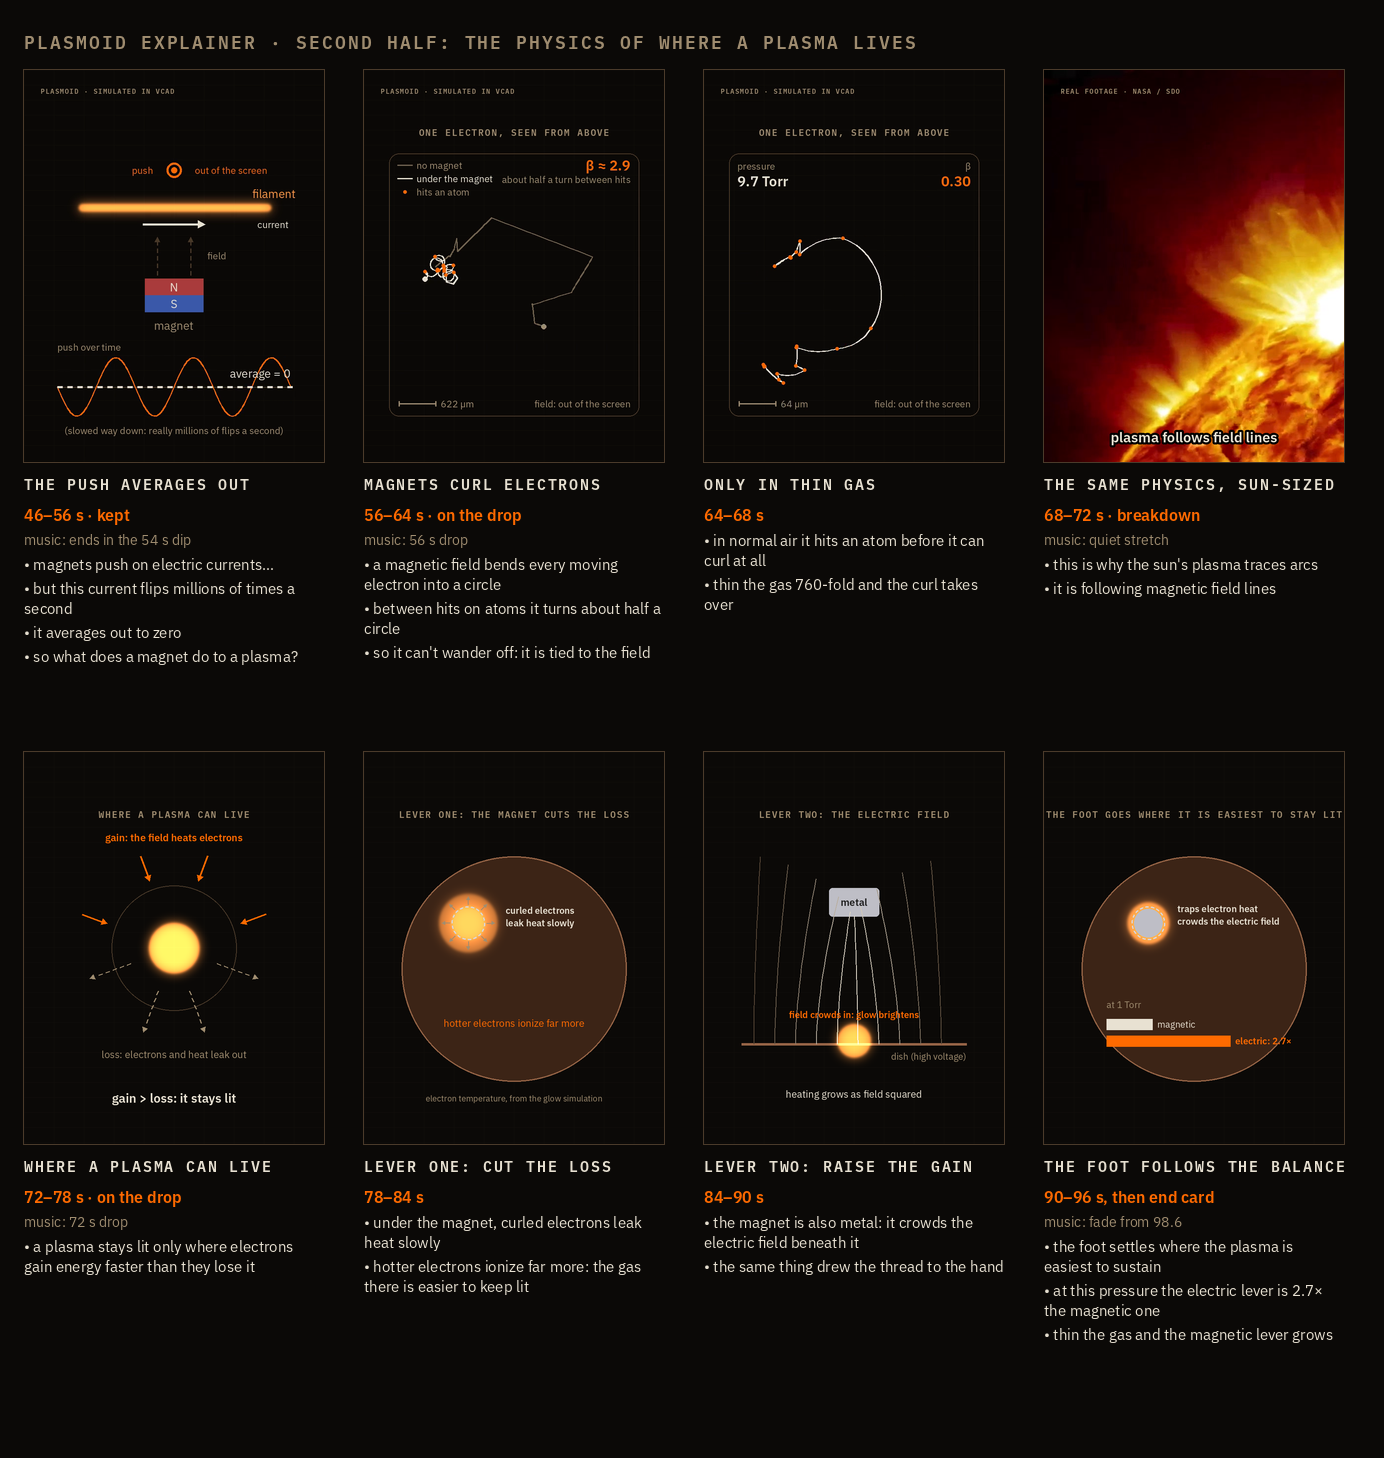

The script that saved this image:
#!/usr/bin/env python3
"""Storyboard for the reworked second half: the physics of where a plasma lives.
Mock frames drawn in the video's style; three panels reuse real frames.

    python3 storyboard2.py explainer.mp4 <assets> storyboard2.png
"""
import math
import os
import subprocess
import sys

import numpy as np
from PIL import Image

import style
from diagrams import ORANGE, arrow, dish, glow, head
from style import F, FS, LABEL, LINE_HI, SEL, TEXT, W, H, tracked

GREY = LABEL
OKC = style.OK


def grab(video, t):
    raw = subprocess.run(["ffmpeg", "-loglevel", "error", "-ss", f"{t}", "-i", video, "-frames:v", "1",
                          "-f", "rawvideo", "-pix_fmt", "rgb24", "-"], capture_output=True, check=True).stdout
    return Image.frombytes("RGB", (720, 1280), raw)


def blank(title):
    img = style.blank()
    head(style.draw(img), title)
    return img


C, R = (360, 520), 270
MAG = (250, 410)


def magnet_ring(d, c=MAG, r=34, metal=False):
    if metal:
        d.ellipse([c[0] - r, c[1] - r, c[0] + r, c[1] + r], fill=(190, 190, 198))
    for i in range(0, 360, 20):
        d.arc([c[0] - r - 6, c[1] - r - 6, c[0] + r + 6, c[1] + r + 6], i, i + 11, fill=(215, 215, 225), width=3)


def suspect_one_a():
    """electrons under the magnet curl and stay; elsewhere they fly off."""
    img = blank("suspect one: the magnet")
    d = style.draw(img)
    dish(d, C, R)
    magnet_ring(d)
    d.text((MAG[0], MAG[1] - 58), "under the magnet", font=FS(22), fill=TEXT, anchor="mm")
    rng = np.random.default_rng(3)
    for k in range(5):                                   # curled, staying put
        cx, cy = MAG[0] + rng.uniform(-22, 22), MAG[1] + rng.uniform(-22, 22)
        r = rng.uniform(7, 12)
        d.arc([cx - r, cy - r, cx + r, cy + r], 0, 300, fill=TEXT, width=2)
        d.ellipse([cx + r - 3, cy - 3, cx + r + 3, cy + 3], fill=TEXT)
    spot = (470, 620)
    d.text((spot[0], spot[1] + 70), "anywhere else", font=FS(22), fill=GREY, anchor="mm")
    for k in range(5):                                   # straight, leaving
        a = rng.uniform(0, 2 * math.pi)
        p1 = (spot[0] + 55 * math.cos(a), spot[1] + 55 * math.sin(a))
        arrow(d, spot, p1, GREY, width=2, head=10)
    return img


def suspect_one_b():
    """more electrons linger → brighter glow → the foot settles there."""
    img = blank("suspect one: the magnet")
    d = style.draw(img)
    dish(d, C, R)
    img = glow(img, [(MAG[0], MAG[1], 46, 0.55), (MAG[0] + 4, MAG[1] + 6, 12, 1.0)])
    d = style.draw(img)
    magnet_ring(d)
    pts = [(C[0] + 175 * math.cos(a), C[1] + 175 * math.sin(a)) for a in np.linspace(0.4, 3.6, 40)]
    for q in range(1, len(pts)):
        d.line([pts[q - 1], pts[q]], fill=style.mix((60, 36, 22), ORANGE, 0.6 * q / len(pts)), width=3)
    arrow(d, pts[-1], (MAG[0] + 30, MAG[1] + 28), SEL, width=4, head=14)
    d.text((MAG[0] + 70, MAG[1] - 40), "brightest here", font=FS(22, True), fill=SEL, anchor="lm")
    d.text((C[0], C[1] + R + 40), "the foot slides in and stays", font=FS(24), fill=TEXT, anchor="mm")
    return img


def suspect_two_b():
    """side view: metal over the electrode bunches the electric field."""
    img = blank("lever two: the electric field")
    d = style.draw(img)
    y_dish = 700
    d.line([(90, y_dish), (630, y_dish)], fill=(150, 100, 70), width=6)
    d.text((630, y_dish + 30), "dish (high voltage)", font=FS(22), fill=GREY, anchor="rm")
    mx, my = 360, 360
    d.rounded_rectangle([mx - 60, my - 34, mx + 60, my + 34], radius=8, fill=(190, 190, 198))
    d.text((mx, my), "metal", font=FS(24, True), fill=(30, 30, 30), anchor="mm")
    for x in range(120, 620, 50):                         # field lines, drawn toward the metal near it
        pull = math.exp(-((x - mx) / 150.0) ** 2)
        top = (x + (mx - x) * 0.85 * pull, 240 + (my + 34 - 240) * pull)
        pts = [(x + (top[0] - x) * s ** 1.6, y_dish - (y_dish - top[1]) * s) for s in np.linspace(0, 1, 18)]
        d.line(pts, fill=style.mix(LINE_HI, TEXT, pull), width=2)
    img = glow(img, [(mx, y_dish - 8, 40, 0.7)])
    d = style.draw(img)
    d.text((mx, y_dish - 70), "field crowds in: glow brightens", font=FS(22, True), fill=SEL, anchor="mm")
    d.text((mx, 820), "heating grows as field squared", font=FS(24), fill=TEXT, anchor="mm")
    return img


def gain_loss():
    """a plasma lives where electrons gain energy faster than they lose it."""
    img = blank("where a plasma can live")
    d = style.draw(img)
    cx, cy = 360, 470
    d.ellipse([cx - 150, cy - 150, cx + 150, cy + 150], outline=LINE_HI, width=2)
    img = glow(img, [(cx, cy, 60, 0.8)])
    d = style.draw(img)
    for a in (200, 250, 290, 340):                       # gain: the RF field feeds electrons
        r0, r1 = 235, 170
        p0 = (cx + r0 * math.cos(math.radians(a)), cy + r0 * math.sin(math.radians(a)))
        p1 = (cx + r1 * math.cos(math.radians(a)), cy + r1 * math.sin(math.radians(a)))
        arrow(d, p0, p1, SEL, width=4, head=14)
    for a in (20, 70, 110, 160):                         # loss: electrons and heat leak away
        r0, r1 = 110, 215
        p0 = (cx + r0 * math.cos(math.radians(a)), cy + r0 * math.sin(math.radians(a)))
        p1 = (cx + r1 * math.cos(math.radians(a)), cy + r1 * math.sin(math.radians(a)))
        arrow(d, p0, p1, GREY, width=3, head=12, dashed=True)
    d.text((cx, cy - 265), "gain: the field heats electrons", font=FS(24, True), fill=SEL, anchor="mm")
    d.text((cx, cy + 255), "loss: electrons and heat leak out", font=FS(24), fill=GREY, anchor="mm")
    d.text((cx, 830), "gain > loss: it stays lit", font=FS(30, True), fill=TEXT, anchor="mm")
    return img


def lever_one():
    """the magnet cuts the loss: electron temperature map on the dish."""
    img = blank("lever one: the magnet cuts the loss")
    d = style.draw(img)
    dish(d, C, R)
    img = glow(img, [(MAG[0], MAG[1], 70, 0.35), (MAG[0], MAG[1], 40, 0.6)])
    d = style.draw(img)
    magnet_ring(d)
    for a in range(0, 360, 45):                          # leak arrows, short under the magnet
        p0 = (MAG[0] + 44 * math.cos(math.radians(a)), MAG[1] + 44 * math.sin(math.radians(a)))
        p1 = (MAG[0] + 64 * math.cos(math.radians(a)), MAG[1] + 64 * math.sin(math.radians(a)))
        arrow(d, p0, p1, GREY, width=2, head=8)
    d.text((MAG[0] + 90, MAG[1] - 30), "curled electrons", font=FS(22, True), fill=TEXT, anchor="lm")
    d.text((MAG[0] + 90, MAG[1]), "leak heat slowly", font=FS(22, True), fill=TEXT, anchor="lm")
    d.text((C[0], C[1] + 130), "hotter electrons ionize far more", font=FS(24), fill=SEL, anchor="mm")
    d.text((C[0], C[1] + R + 40), "electron temperature, from the glow simulation", font=FS(20), fill=GREY, anchor="mm")
    return img


def synthesis():
    """the foot sits where the plasma is easiest to sustain; both levers move that spot."""
    img = blank("the foot goes where it is easiest to stay lit")
    d = style.draw(img)
    dish(d, C, R)
    img = glow(img, [(MAG[0], MAG[1], 50, 0.5), (MAG[0] + 4, MAG[1] + 6, 12, 1.0)])
    d = style.draw(img)
    magnet_ring(d, metal=True)
    d.text((MAG[0] + 70, MAG[1] - 34), "traps electron heat", font=FS(22, True), fill=TEXT, anchor="lm")
    d.text((MAG[0] + 70, MAG[1] - 4), "crowds the electric field", font=FS(22, True), fill=TEXT, anchor="lm")
    bx, by = 150, 640
    d.text((bx, by - 34), "at 1 Torr", font=FS(22), fill=GREY, anchor="lm")
    d.rectangle([bx, by, bx + 110, by + 26], fill=TEXT)
    d.text((bx + 122, by + 13), "magnetic", font=FS(22), fill=TEXT, anchor="lm")
    d.rectangle([bx, by + 40, bx + 297, by + 66], fill=SEL)
    d.text((bx + 309, by + 53), "electric: 2.7×", font=FS(22, True), fill=SEL, anchor="lm")
    return img


def sun_callback(assets):
    im = Image.open(os.path.join(assets, "sdo", "0060.jpg")).convert("RGB")
    k = 1280 / 1080
    im = im.resize((int(im.width * k), int(im.height * k)), Image.LANCZOS)
    img = Image.new("RGB", (W, H), (0, 0, 0))
    img.paste(im, (-95, 0))
    d = style.draw(img)
    tracked(d, (40, 40), "real footage · NASA / SDO", F(16, True), LABEL)
    d.text((W / 2, 880), "plasma follows field lines", font=FS(34, True), fill=TEXT, anchor="mm",
           stroke_width=5, stroke_fill=(0, 0, 0))
    return img


def hand_callback(assets):
    im = Image.open(os.path.join(assets, "xe_hand", "0060.jpg")).convert("RGB")
    im = im.resize((int(im.width * 1.4), int(im.height * 1.4)), Image.LANCZOS)
    img = Image.new("RGB", (W, H), (0, 0, 0))
    img.paste(im, (-332, 110))
    d = style.draw(img)
    tracked(d, (40, 40), "real footage · Carl Willis · CC BY 3.0", F(16, True), LABEL)
    d.text((W / 2, 880), "a conductor does this alone", font=FS(34, True), fill=SEL, anchor="mm",
           stroke_width=5, stroke_fill=(0, 0, 0))
    return img


def main():
    video, assets, out = sys.argv[1:4]
    panels = [
        ("the push averages out", "46–56 s · kept", "ends in the 54 s dip", grab(video, 52.0), [
            "magnets push on electric currents…", "but this current flips millions of times a second",
            "it averages out to zero", "so what does a magnet do to a plasma?"]),
        ("magnets curl electrons", "56–64 s · on the drop", "56 s drop", grab(video, 60.0), [
            "a magnetic field bends every moving electron into a circle",
            "between hits on atoms it turns about half a circle",
            "so it can't wander off: it is tied to the field"]),
        ("only in thin gas", "64–68 s", "", grab(video, 62.6), [
            "in normal air it hits an atom before it can curl at all",
            "thin the gas 760-fold and the curl takes over"]),
        ("the same physics, sun-sized", "68–72 s · breakdown", "quiet stretch", sun_callback(assets), [
            "this is why the sun's plasma traces arcs", "it is following magnetic field lines"]),
        ("where a plasma can live", "72–78 s · on the drop", "72 s drop", gain_loss(), [
            "a plasma stays lit only where electrons gain energy faster than they lose it"]),
        ("lever one: cut the loss", "78–84 s", "", lever_one(), [
            "under the magnet, curled electrons leak heat slowly",
            "hotter electrons ionize far more: the gas there is easier to keep lit"]),
        ("lever two: raise the gain", "84–90 s", "", suspect_two_b(), [
            "the magnet is also metal: it crowds the electric field beneath it",
            "the same thing drew the thread to the hand"]),
        ("the foot follows the balance", "90–96 s, then end card", "fade from 98.6", synthesis(), [
            "the foot settles where the plasma is easiest to sustain",
            "at this pressure the electric lever is 2.7× the magnetic one",
            "thin the gas and the magnetic lever grows"]),
    ]
    COLS, TW, TH, CW, CH, PAD = 4, 300, 392, 340, 392 + 290, 24
    rows = (len(panels) + COLS - 1) // COLS
    sheet = Image.new("RGB", (COLS * CW + PAD, rows * CH + PAD + 70), style.BGC)
    d = style.draw(sheet)
    tracked(d, (PAD, 30), "plasmoid explainer · second half: the physics of where a plasma lives", F(18, True), LABEL)
    for i, (title, span, music, im, caps) in enumerate(panels):
        x, y = PAD + (i % COLS) * CW, 70 + (i // COLS) * CH
        sheet.paste(im.crop((0, 0, 720, 940)).resize((TW, TH), Image.LANCZOS), (x, y))
        d.rectangle([x - 1, y - 1, x + TW, y + TH], outline=LINE_HI)
        ty = y + TH + 14
        tracked(d, (x, ty + 8), title, F(15, True), TEXT, "lm")
        d.text((x, ty + 28), span, font=FS(16, True), fill=SEL, anchor="la")
        cy = ty + 54
        if music:
            d.text((x, cy), "music: " + music, font=FS(14), fill=LABEL, anchor="la")
            cy += 24
        for c in caps:
            for ln in style.wrap(d, "• " + c, FS(15), TW):
                d.text((x, cy), ln, font=FS(15), fill=TEXT, anchor="la")
                cy += 20
            cy += 4
    sheet.save(out)


if __name__ == "__main__":
    main()
